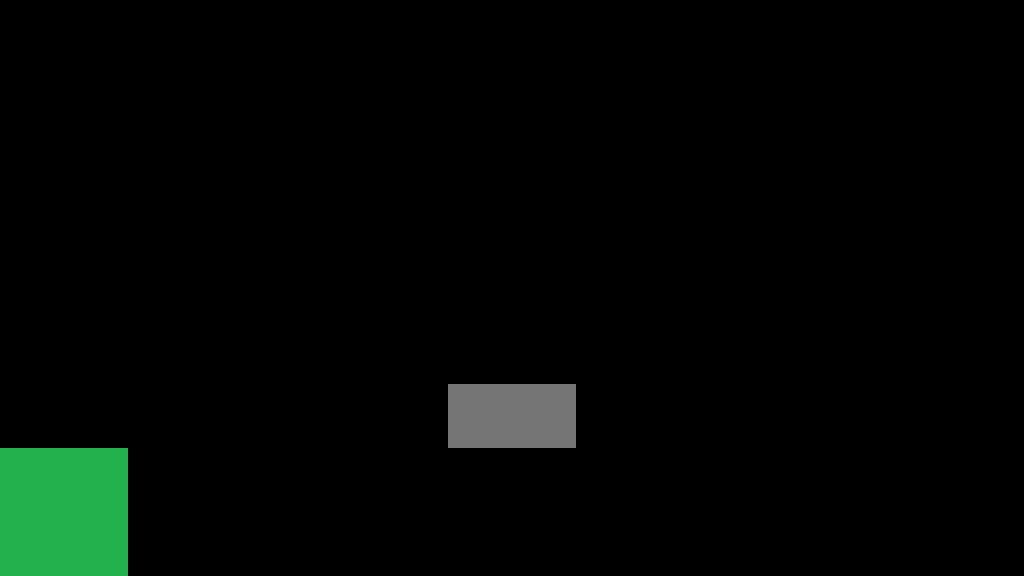

The image is a tile-based game level rendered from a .tmx file. Its description and source (layers, tilesets, objects; grid data summarised) follow:
An orthogonal 16x9 tile map with 64x64 px tiles, 1 tile layer (Capa de Patrones 1), 3 tilesets.

<map version="1.0" orientation="orthogonal" renderorder="right-down" width="16" height="9" tilewidth="64" tileheight="64" nextobjectid="1">
 <tileset firstgid="1" name="wall" tilewidth="64" tileheight="64" tilecount="1" columns="1">
  <image source="wall.png" width="64" height="64" />
 </tileset>
 <tileset firstgid="2" name="activatorWall" tilewidth="64" tileheight="64" tilecount="1" columns="1">
  <image source="activatorWall.png" width="64" height="64" />
 </tileset>
 <tileset firstgid="3" name="finishWall" tilewidth="64" tileheight="64" tilecount="1" columns="1">
  <image source="finishWall.png" width="64" height="64" />
 </tileset>
 <layer name="Capa de Patrones 1" width="16" height="9">
  <data>[144 cells, 59 non-empty, 3 distinct tile ids]</data>
 </layer>
</map>
